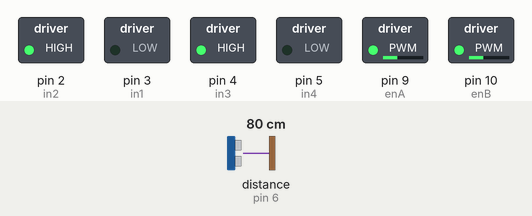
A sketch run on a simulated Arduino Uno, built with avr-gcc and run on an emulated ATmega328P. Parts: switched loads named in the sketch (green lamp = pin HIGH). Wiring (inferred from the names in the program): ultrasonic range finder: trigger pin 7; echo pin 6. The inputs (shaded band) are chosen by the test bench; at power-on: distance to the obstacle (sensor on pin 6) 80 cm. The echo pulse lasts 58.3 µs per cm; random numbers use the default seed unless the sketch sets one; pins used as bus, display or sensor lines are not drawn.

Above: at 1.2 s.
1.3 s: distance to the obstacle (sensor on pin 6) set to 2 cm
At 2.53 s:
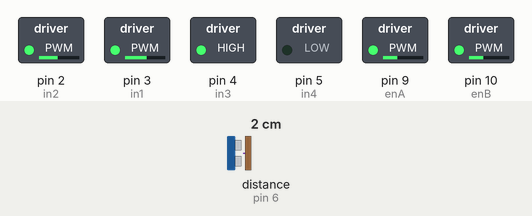
4.3 s: distance to the obstacle (sensor on pin 6) set to 35 cm
5.8 s: distance to the obstacle (sensor on pin 6) set to 4 cm
Timing chart, 0 to 14.8 s (numbered marks = the images above; inputs shaded):
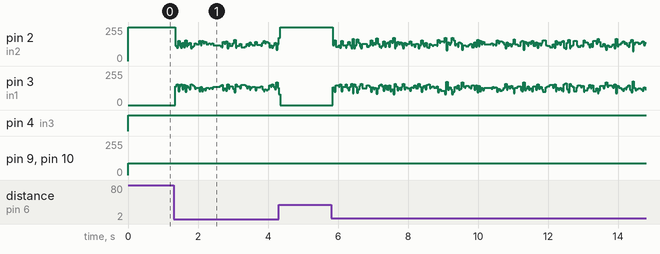

The sketch:

engel_random.ino
```cpp
#define echoPin 6 //Ultrasonik sensörün echo pini Arduino'nun 11.pinine
#define trigPin 7 //Ultrasonik sensörün trig pini Arduino'nun 12.pinine tanımlandı.

long sure, uzaklik; //süre ve uzaklık diye iki değişken tanımlıyoruz.
long randNumber;

const int in1 = 3;     // sag Motor sürücüleri
const int in2 = 2;
const int in3 = 4;     // sol motor sürücüleri
const int in4 = 5;
const int enA = 9;  //Enable pinlerini arduino 9,10 pwm pinlerine bağladık.
const int enB = 10;


void setup() {

  pinMode(trigPin, OUTPUT); /* trig pini çıkış olarak ayarlandı */
  pinMode(echoPin, INPUT); /* echo pini giriş olarak ayarlandı */

  pinMode(in1, OUTPUT);
  pinMode(in2, OUTPUT);
  pinMode(in3, OUTPUT);
  pinMode(in4, OUTPUT);
  pinMode(enA, OUTPUT);
  pinMode(enB, OUTPUT);

  Serial.begin(9600);

}

void loop() {

  digitalWrite(trigPin, LOW); //sensör pasif hale getirildi
  delayMicroseconds(5);
  digitalWrite(trigPin, HIGH); //Sensore ses dalgasının üretmesi için emir verildi
  delayMicroseconds(10);
  digitalWrite(trigPin, LOW); //Yeni dalgaların üretilmemesi için trig pini LOW konumuna getirildi

  sure = pulseIn(echoPin, HIGH, 12000); //ses dalgasının geri dönmesi için geçen sure ölçülüyor
  uzaklik = sure / 58.2; //ölçülen süre uzaklığa çevriliyor

  //Serial.println(uzaklik); /* hesaplanan uzaklık bilgisayara aktarılıyor */

  if (uzaklik > 20 )
    motor_ileri();
  if (uzaklik <= 20 ) {

    randNumber = random(2);
    //Serial.println(randNumber);

    if (randNumber == 1 )
      motor_sag();
    if (randNumber == 0)
      motor_sol();
  }


}

void motor_ileri()

{
  // motor 1 SAG
  analogWrite(enA,  90);
  digitalWrite(in1, LOW);
  digitalWrite(in2,  HIGH);

  // motor 2 SOL
  analogWrite(enB,  90);
  digitalWrite(in3, HIGH);
  digitalWrite(in4,  LOW);
}


void motor_sag() // Robotun SAGA dönme hareketi için fonksiyon tanımlıyoruz.
{
  // motor 1 SAG
  analogWrite(enA,  90);
  digitalWrite(in1, HIGH);
  digitalWrite(in2,  LOW);

  // motor 2 SOL
  analogWrite(enB,  90);
  digitalWrite(in3, HIGH);
  digitalWrite(in4,  LOW);

}


void motor_sol()// Robotun SOLA dönme hareketi için fonksiyon tanımlıyoruz.
{
  // motor 1 SAG
  analogWrite(enA,  90);
  digitalWrite(in1, LOW);
  digitalWrite(in2,  HIGH);

  // motor 2 SOL
  analogWrite(enB,  90);
  digitalWrite(in3, HIGH);
  digitalWrite(in4,  LOW);


}
```
